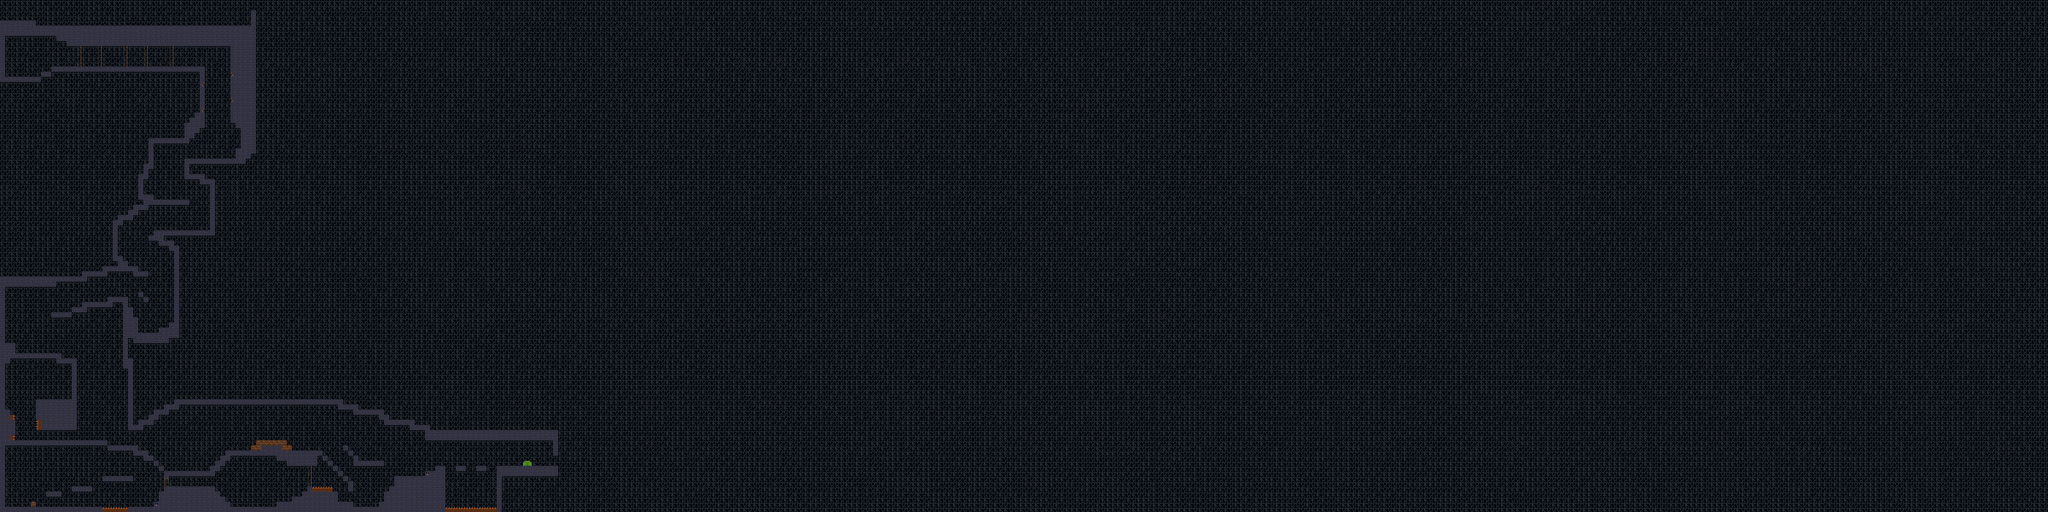

A level layout from a 2D game, rendered from its tile map. Below: a short description, then the map file with tile-grid data replaced by summaries:
An orthogonal 400x100 tile map with 16x16 px tiles, 2 tile layers (background, platform) and 189 objects (189x object).

<map version="1.0" orientation="orthogonal" renderorder="right-down" width="400" height="100" tilewidth="16" tileheight="16" nextobjectid="218">
 <tileset firstgid="1" name="final_patterns" tilewidth="16" tileheight="16" tilecount="100">
  <image source="all_withoutdot.png" width="160" height="160" />
 </tileset>
 <layer name="background" width="400" height="100">
  <data>[40000 cells, 40000 non-empty, 3 distinct tile ids]</data>
 </layer>
 <layer name="platform" width="400" height="100">
  <data>[40000 cells, 1288 non-empty, 14 distinct tile ids]</data>
 </layer>
 <objectgroup name="Capa de Objetos 1">
  <object id="4" name="suelo1" type="object" x="335" y="1392" width="97" height="16">
   <properties>
    <property name="bodyType" value="StaticBody" />
   </properties>
  </object>
  <object id="6" name="suelo1" type="object" x="-0.333333" y="1376" width="337" height="16">
   <properties>
    <property name="bodyType" value="StaticBody" />
   </properties>
  </object>
  <object id="7" name="suelo1" type="object" x="-0.666667" y="1392" width="16.3333" height="208.333">
   <properties>
    <property name="bodyType" value="StaticBody" />
   </properties>
  </object>
  <object id="8" name="suelo1" type="object" x="17" y="1584" width="303" height="15">
   <properties>
    <property name="bodyType" value="StaticBody" />
   </properties>
  </object>
  <object id="9" name="suelo1" type="object" x="17" y="1584" width="303" height="15">
   <properties>
    <property name="bodyType" value="StaticBody" />
   </properties>
  </object>
  <object id="11" name="suelo1" type="object" x="320" y="1488.67" width="97" height="16">
   <properties>
    <property name="bodyType" value="StaticBody" />
   </properties>
  </object>
  <object id="12" name="suelo1" type="object" x="224" y="1520" width="64" height="16">
   <properties>
    <property name="bodyType" value="StaticBody" />
   </properties>
  </object>
  <object id="13" name="suelo1" type="object" x="144" y="1536" width="47.6667" height="16">
   <properties>
    <property name="bodyType" value="StaticBody" />
   </properties>
  </object>
  <object id="14" name="suelo1" type="object" x="96.3333" y="1567.67" width="15.6667" height="16">
   <properties>
    <property name="bodyType" value="StaticBody" />
   </properties>
  </object>
  <object id="15" name="suelo1" type="object" x="416.333" y="1407.67" width="47.6667" height="16">
   <properties>
    <property name="bodyType" value="StaticBody" />
   </properties>
  </object>
  <object id="16" name="suelo1" type="object" x="448" y="1424.33" width="31.6667" height="16">
   <properties>
    <property name="bodyType" value="StaticBody" />
   </properties>
  </object>
  <object id="17" name="suelo1" type="object" x="480" y="1439.67" width="16" height="16">
   <properties>
    <property name="bodyType" value="StaticBody" />
   </properties>
  </object>
  <object id="18" name="suelo1" type="object" x="496" y="1456" width="16" height="16">
   <properties>
    <property name="bodyType" value="StaticBody" />
   </properties>
  </object>
  <object id="19" name="suelo1" type="object" x="5" y="1584.33" width="303" height="15">
   <properties>
    <property name="bodyType" value="StaticBody" />
   </properties>
  </object>
  <object id="20" name="suelo1" type="object" x="399" y="1584" width="97" height="16">
   <properties>
    <property name="bodyType" value="StaticBody" />
   </properties>
  </object>
  <object id="21" name="suelo1" type="object" x="496" y="1567.67" width="15.9997" height="16">
   <properties>
    <property name="bodyType" value="StaticBody" />
   </properties>
  </object>
  <object id="22" name="suelo1" type="object" x="448" y="1424.33" width="31.6667" height="16">
   <properties>
    <property name="bodyType" value="StaticBody" />
   </properties>
  </object>
  <object id="23" name="suelo1" type="object" x="495.667" y="1551.67" width="31.6667" height="16">
   <properties>
    <property name="bodyType" value="StaticBody" />
   </properties>
  </object>
  <object id="24" name="suelo1" type="object" x="448" y="1424.33" width="31.6667" height="16">
   <properties>
    <property name="bodyType" value="StaticBody" />
   </properties>
  </object>
  <object id="25" name="suelo1" type="object" x="495.667" y="1535.67" width="31.6667" height="16">
   <properties>
    <property name="bodyType" value="StaticBody" />
   </properties>
  </object>
  <object id="26" name="suelo1" type="object" x="511.333" y="1520.33" width="160" height="16">
   <properties>
    <property name="bodyType" value="StaticBody" />
   </properties>
  </object>
  <object id="27" name="suelo1" type="object" x="511.667" y="1472.67" width="158.667" height="16">
   <properties>
    <property name="bodyType" value="StaticBody" />
   </properties>
  </object>
  <object id="28" name="suelo1" type="object" x="656.333" y="1456" width="31" height="16">
   <properties>
    <property name="bodyType" value="StaticBody" />
   </properties>
  </object>
  <object id="29" name="suelo1" type="object" x="672.333" y="1440" width="31" height="16">
   <properties>
    <property name="bodyType" value="StaticBody" />
   </properties>
  </object>
  <object id="30" name="suelo1" type="object" x="688" y="1424" width="31" height="16">
   <properties>
    <property name="bodyType" value="StaticBody" />
   </properties>
  </object>
  <object id="31" name="suelo1" type="object" x="704" y="1407.67" width="303.667" height="16">
   <properties>
    <property name="bodyType" value="StaticBody" />
   </properties>
  </object>
  <object id="32" name="suelo1" type="object" x="784.667" y="1392" width="127.667" height="16">
   <properties>
    <property name="bodyType" value="StaticBody" />
   </properties>
  </object>
  <object id="33" name="suelo1" type="object" x="801.333" y="1375" width="94.6667" height="16">
   <properties>
    <property name="bodyType" value="StaticBody" />
   </properties>
  </object>
  <object id="34" name="suelo1" type="object" x="863.667" y="1424.67" width="127.667" height="16">
   <properties>
    <property name="bodyType" value="StaticBody" />
   </properties>
  </object>
  <object id="35" name="suelo1" type="object" x="895.333" y="1439.67" width="96.6667" height="16">
   <properties>
    <property name="bodyType" value="StaticBody" />
   </properties>
  </object>
  <object id="36" name="suelo1" type="object" x="863.667" y="1424.67" width="127.667" height="16">
   <properties>
    <property name="bodyType" value="StaticBody" />
   </properties>
  </object>
  <object id="37" name="suelo1" type="object" x="655.333" y="1537" width="31.6667" height="16">
   <properties>
    <property name="bodyType" value="StaticBody" />
   </properties>
  </object>
  <object id="38" name="suelo1" type="object" x="671.667" y="1551.67" width="31.6667" height="16">
   <properties>
    <property name="bodyType" value="StaticBody" />
   </properties>
  </object>
  <object id="39" name="suelo1" type="object" x="687.667" y="1567.67" width="31.6667" height="16">
   <properties>
    <property name="bodyType" value="StaticBody" />
   </properties>
  </object>
  <object id="40" name="suelo1" type="object" x="698" y="1584.33" width="189.333" height="16">
   <properties>
    <property name="bodyType" value="StaticBody" />
   </properties>
  </object>
  <object id="41" name="suelo1" type="object" x="864" y="1568" width="67.3333" height="16">
   <properties>
    <property name="bodyType" value="StaticBody" />
   </properties>
  </object>
  <object id="42" name="suelo1" type="object" x="911.667" y="1552" width="49.6667" height="16">
   <properties>
    <property name="bodyType" value="StaticBody" />
   </properties>
  </object>
  <object id="43" name="suelo1" type="object" x="943.333" y="1536" width="112" height="16">
   <properties>
    <property name="bodyType" value="StaticBody" />
   </properties>
  </object>
  </objectgroup>
</map>
<!-- 151 of 189 objects omitted -->